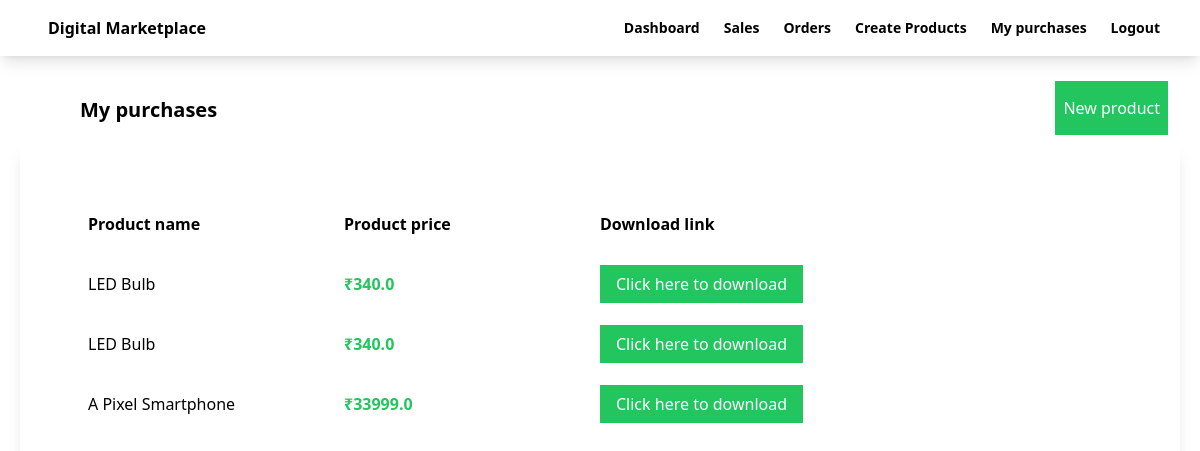
Page /purchases/ on the committed database.
### myapp/models.py (models this page shows, shortened)
class Order_detail(models.Model):
    customer_name = models.CharField(max_length=200)
    product = models.ForeignKey(Product,on_delete=models.CASCADE)
    amount = models.FloatField()

class Product(models.Model):
    seller = models.ForeignKey(User,on_delete=models.CASCADE)
    name = models.CharField(max_length=100)
    description = models.CharField(max_length=100)
    price = models.FloatField()
    file = models.FileField(upload_to='uploads')
    total_sales_amount = models.IntegerField(default=0)
    total_sales = models.IntegerField(default=0)
    rating = models.FloatField()

### myapp/views.py (the view)
# urls.py: path('purchases/',views.my_purchases,name="purchases"),
def my_purchases(request):
    orders = Order_detail.objects.all()
    return render(request,'myapp/purchases.html',{'orders':orders})

### myapp/templates/myapp/purchases.html
{% extends 'myapp/base.html' %}
{% block body %}
   <div class="flex justify-between">
      <div class="ml-20 mt-10 font-bold text-xl">My purchases</div>
      <div class="ml-20 mt-10">
        <a class="bg-green-500 text-white px-2 py-4 mr-8" href="{% url 'createproduct' %}">New product</a>
      </div>
   </div>
   <div class="order-container shadow-lg p-10 m-5">
    <div class="order-header flex  m-5 p-2">
        <div class="w-1/4 font-bold">
            Product name
        </div>
        <div class="w-1/4 font-bold">
           Product price
        </div>
        <div class="w-1/4 font-bold">
            Download link
        </div>
    </div>
    {% for order in orders %}
     <div class="flex  m-5 p-2 ">
        <div class="w-1/4">
            {{order.product.name}}
        </div>
        <div class="w-1/4 font-bold  text-green-500">
            ₹{{order.amount}}
        </div>
        <div class="w-1/4">
             <a class="bg-green-500 text-white px-4 py-2" href="{{order.product.url.file}}" download>Click here to download</a>
        </div>
     </div>
     {% endfor %}
   </div>
{% endblock %}

### rows in the picture
Order_detail: product.name "LED Bulb", amount "340.0"
Order_detail: product.name "LED Bulb", amount "340.0"
Order_detail: product.name "A Pixel Smartphone", amount "33999.0"
